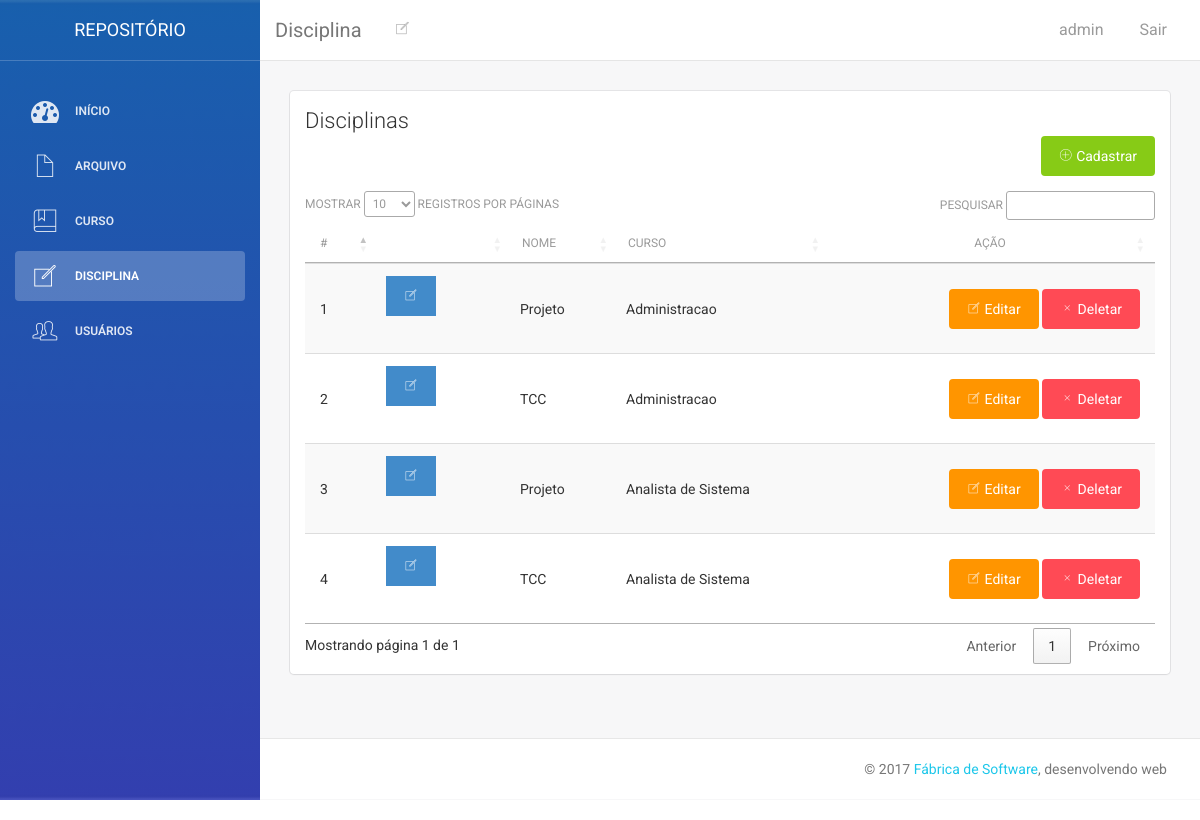
/app/view/admin/?pg=disciplina (signed in), run on the app's committed database.
### tables this page shows
CREATE TABLE IF NOT EXISTS `Usuario` (
  `idUsuario` INT(11) NOT NULL AUTO_INCREMENT,
  `login` VARCHAR(16) NOT NULL,
  `senha` VARCHAR(60) NOT NULL,
  `permissao` CHAR(1) NOT NULL,
  `status` CHAR(1) NOT NULL,
  PRIMARY KEY (`idUsuario`),
  UNIQUE INDEX `matricula_UNIQUE` (`login` ASC));

CREATE TABLE IF NOT EXISTS `Disciplina` (
  `idDisciplina` INT(11) NOT NULL AUTO_INCREMENT,
  `disciplina` VARCHAR(80) NOT NULL,
  `status` CHAR(1) NOT NULL,
  `Curso_idCurso` INT(11) NOT NULL,
  PRIMARY KEY (`idDisciplina`, `Curso_idCurso`),
  INDEX `fk_Disciplina_Curso1_idx` (`Curso_idCurso` ASC),
  CONSTRAINT `fk_Disciplina_Curso1`
    FOREIGN KEY (`Curso_idCurso`)
    REFERENCES `Curso` (`idCurso`)
    ON DELETE NO ACTION
    ON UPDATE NO ACTION);

CREATE TABLE IF NOT EXISTS `Curso` (
  `idCurso` INT(11) NOT NULL AUTO_INCREMENT,
  `curso` VARCHAR(45) NOT NULL,
  PRIMARY KEY (`idCurso`));

### app/view/admin/index.php (called while the page is built, shortened)
<?php include_once ("header.php"); ?>
    <?php
        if (empty($pg)) {
            include("home.php");
        }
        elseif (substr($pg, 0, 4) == 'http' or substr($pg, 0, 1) == "/" or substr($pg, 0, 1) == ".") {
            echo "<br><font face=arial size=11px><br><b>A pagina não existe.</b><br>Por favor selecione uma página a partir do menu principal.";
        }
        else {
            include("$pg.php");
        }
    ?>
<?php include_once ("footer.php"); ?>

### app/model/dao/UsuarioDAO.php (called while the page is built, shortened)
<?php
require_once '../../model/Conexao.class.php';
require_once '../../model/Usuario.class.php';
class UsuarioDAO {
    public function __construct() {
        $this->con = new Conexao();
        $this->pdo = $this->con->Connect();
    }
	public function buscarPorLogin($login) {
		$usuario = new Usuario();
		try {
			$sql = "SELECT * FROM Usuario WHERE login = :login;";
			$stmt = $this->pdo->prepare($sql);
			$stmt->bindValue(':login', $login);
			$stmt->execute();
			if($linha = $stmt->fetch(PDO::FETCH_ASSOC)){
				$usuario -> setIDUsuario($linha['idUsuario']);
				$usuario -> setLogin($linha['login']);
				$usuario -> setSenha($linha['senha']);
				$usuario -> setPermissao($linha['permissao']);
				$usuario -> setStatus($linha['status']);
				return $usuario;
			}
		}catch(PDOException $e){
			echo 'ERRO: '.$e->getMessage();
		}
		return null;
	}
}

### app/model/Conexao.class.php (called while the page is built, shortened)
<?php
class Conexao {
    public function Connect() {
        try {
            $this -> user = "root";
            $this -> pass = "";
            $this -> host = "localhost";
            $this -> base = "BD_FSW";
            $this -> file = "mysql:host=" . $this -> host . ";dbname=" . $this -> base;
            $this -> pdo = new PDO($this -> file, $this -> user, $this -> pass);
            $this -> pdo -> setAttribute(PDO::ATTR_ERRMODE, PDO::ERRMODE_EXCEPTION);
            $this -> pdo -> setAttribute(PDO::ATTR_EMULATE_PREPARES, false);
            $this -> pdo -> setAttribute(PDO::ATTR_PERSISTENT, true);
            return $this -> pdo;
        } catch(PDOException $ex) {
            echo "Erro no sistema" . $ex -> getMessage();
        }
    }
}
?>

### app/model/Usuario.class.php (called while the page is built, shortened)
<?php
class Usuario {
    private $login;
    function getLogin() {
        return $this->login;
    }
    function setLogin($login) {
        $this->login = $login;
    }
}

### app/model/dao/DisciplinaDAO.php (called while the page is built, shortened)
<?php
require_once '../../model/Conexao.class.php';
class DisciplinaDAO {
	public function __construct() {
        $this -> con = new Conexao() ;
        $this -> pdo = $this -> con -> Connect();
    }
	public function Listar(){
		$disc = array();
        try{
            $sql = "SELECT * FROM Disciplina AS d INNER JOIN Curso AS c ON d.Curso_idCurso = c.idCurso
					WHERE status = 'A'
					ORDER BY d.Curso_idCurso, d.disciplina;";
            $stmt = $this -> pdo -> prepare($sql);
            $stmt -> execute();
			$i = 0;
			while($linha = $stmt->fetch(PDO::FETCH_ASSOC)){
				$disc[$i] = new Disciplina();
				$disc[$i] -> setIDDisciplina($linha['idDisciplina']);
				$disc[$i] -> setDisciplina($linha['disciplina']);
				$disc[$i] -> setStatus($linha['status']);
				$disc[$i] -> setCurso_idCurso($linha['Curso_idCurso']);
				$disc[$i] -> setIDCurso($linha['idCurso']);
				$disc[$i] -> setCurso($linha['curso']);
				$i++;
			}
			return $disc;
        } catch (Exception $ex) {
            echo 'ERRO: ' . $ex ->getMessage();
        }
		return null;
    }
}
?>

### app/model/Disciplina.class.php (called while the page is built, shortened)
<?php
require_once 'Curso.class.php';
class Disciplina extends Curso{
	private $idDisciplina;
	private $disciplina;
	function getIDDisciplina() {
       return $this->idDisciplina;
   }
   function getDisciplina() {
       return $this->disciplina;
   }
   function setIDDisciplina($idDisciplina) {
       $this->idDisciplina = $idDisciplina;
   }
   function setDisciplina($disciplina) {
       $this->disciplina = $disciplina;
   }
}
?>

### app/model/Curso.class.php (called while the page is built, shortened)
<?php
class Curso {
	private $curso;
   function getCurso() {
       return $this->curso;
   }
   function setCurso($curso) {
       $this->curso = $curso;
   }
}
?>

### app/view/admin/disciplina.php (the view, shortened to what this page needs)
<?php
require_once('../../model/Disciplina.class.php');
require_once('../../model/dao/DisciplinaDAO.php');
$discDAO = new DisciplinaDAO();
$listaDisciplina = $discDAO->Listar();
?>
        <div class="content">
            <div class="container-fluid">
                <div class="row">
                    <div class="col-md-12 col-sm-12">
                        <div class="card">
                            <div class="header">
								<h4 class="title">Disciplinas</h4>
                                <div class="btn-group pull-right" role="group" aria-label="First group">
									<a href="?pg=adddisciplina"><button type="button" class="btn btn-success btn-fill"><i class="pe-7s-plus"></i> Cadastrar</button></a>
								</div>
                                <div class="clearfix"></div>
                            </div>
                            <div class="content table-responsive">
                                <table id="tabela_disciplina" class="table table-hover table-striped">
                                    <thead>
                                        <th>#</th>
										<th></th>
										<th>Nome</th>
										<th>Curso</th>
										<th><center>Ação</center></th>
                                    </thead>
                                    <tbody>
<?php
if(count($listaDisciplina) > 0){
	for($i = 0; $i < count($listaDisciplina); $i++){
?>
                                        <tr>
											<td><?php echo $i+1; ?></td>
                                        	<td>
												<div class="blockquote-box blockquote-primary clearfix">
													<div class="square pull-left">
														<i class="pe-7s-note"></i>
													</div>
												</div>
											</td>
											<td><?php echo $listaDisciplina[$i]->getDisciplina(); ?></td>
											<td><?php echo $listaDisciplina[$i]->getCurso(); ?></td>
											<td>
												<div class="btn-group pull-right" role="group" aria-label="First group">
													<a href="?pg=adddisciplina&a=e&id=<?php echo $listaDisciplina[$i]->getIDDisciplina(); ?>"><button type="button" class="btn btn-warning btn-fill">
														<i class="pe-7s-note"></i> Editar</button>
													</a>
													<a href="?pg=disciplina&id=<?php echo $listaDisciplina[$i]->getIDDisciplina(); ?>"><button type="button" class="btn btn-danger btn-fill">
														<i class="pe-7s-close"></i> Deletar</button>
													</a>
												</div>
											</td>
                                        </tr>
<?php
	}
}else{
?>
										<tr>
											<td colspan="5"><strong>Não possui informações existentes.</strong></td>
										</tr>
<?php
}
?>
                                    </tbody>
                                </table>
                            </div>
                        </div>
                    </div>
                </div>
            </div>
        </div>

### app/view/admin/header.php (shortened to what this page needs)
<?php
require_once('../../model/Usuario.class.php');
require_once('../../model/dao/UsuarioDAO.php');
	$loginDAO = new UsuarioDAO();
	$usuLogado = $loginDAO -> buscarPorLogin($_SESSION['admin']);
?>
<!doctype html>
<html lang="pt-br">
<head>
    <link href="assets/css/bootstrap.min.css" rel="stylesheet" />
	<link rel="stylesheet" href="assets/css/blockquote-box.css">
	<link rel="stylesheet" href="//code.jquery.com/ui/1.12.1/themes/base/jquery-ui.css">
	<link rel="stylesheet" href="//cdn.datatables.net/1.10.16/css/jquery.dataTables.min.css">
    <link href="assets/css/animate.min.css" rel="stylesheet"/>
    <link href="assets/css/light-bootstrap-dashboard.css" rel="stylesheet"/>
    <link href="assets/css/demo.css" rel="stylesheet" />
    <link href="http://maxcdn.bootstrapcdn.com/font-awesome/4.2.0/css/font-awesome.min.css" rel="stylesheet">
    <link href="assets/css/pe-icon-7-stroke.css" rel="stylesheet" />
</head>
<body>
<div class="wrapper">
    <div class="sidebar" data-color="blue" data-image="assets/img/sidebar-6.jpg">
    	<div class="sidebar-wrapper">
            <div class="logo">
                <a href="../admin/" class="simple-text">
                    Repositório
                </a>
            </div>
            <ul class="nav">
                <li class="<?php if(PAGINA == 'Início'){echo 'active';}?>">
                    <a href="../admin/">
                        <i class="fa fa-dashboard"></i>
                        <p>Início</p>
                    </a>
                </li>
                <li class="<?php if(PAGINA == 'Arquivo'){echo 'active';}?>">
                    <a href="?pg=arquivo">
                        <i class="pe-7s-file"></i>
                        <p>Arquivo</p>
                    </a>
                </li>
                <li class="<?php if(PAGINA == 'Curso'){echo 'active';}?>">
                    <a href="?pg=curso">
                        <i class="pe-7s-notebook"></i>
                        <p>Curso</p>
                    </a>
                </li>
				<li class="<?php if(PAGINA == 'Disciplina'){echo 'active';}?>">
                    <a href="?pg=disciplina">
                        <i class="pe-7s-note"></i>
                        <p>Disciplina</p>
                    </a>
                </li>
				<li class="<?php if(PAGINA == 'Usuário'){echo 'active';}?>">
                    <a href="?pg=usuario">
                        <i class="pe-7s-users"></i>
                        <p>Usuários</p>
                    </a>
                </li>
            </ul>
    	</div>
    </div>
    <div class="main-panel">
        <nav class="navbar navbar-default navbar-fixed">
            <div class="container-fluid">
                <div class="navbar-header">
                    <a class="navbar-brand" href="#"><?php echo PAGINA; ?></a>
                </div>
                <div class="collapse navbar-collapse">
                    <ul class="nav navbar-nav navbar-left">
                        <li>
                            <a href="#" class="dropdown-toggle" data-toggle="dropdown">
							<?php if(PAGINA == 'Início'){ ?>
                                <i class="fa fa-dashboard"></i>
							<?php }else{
									if(PAGINA == 'Arquivo'){ ?>
									<i class="pe-7s-file"></i>
									<?php }else{
											if(PAGINA == 'Curso'){ ?>
											<i class="pe-7s-notebook"></i>
											<?php }else{
													if(PAGINA == 'Disciplina'){?>
													<i class="pe-7s-note"></i>
													<?php }else{
															if(PAGINA == 'Usuário'){ ?>
															<i class="pe-7s-users"></i>
															<?php } ?>
													<?php } ?>
											<?php } ?>
									<?php } ?>
							<?php } ?>
                            </a>
                        </li>
                    </ul>
                    <ul class="nav navbar-nav navbar-right">
                        <li>
                           <a href="">
                               <?php echo $usuLogado -> getLogin(); ?>
                            </a>
                        </li>
                        <li>
                            <a href="../../logout.php">
                                Sair
                            </a>
                        </li>
                    </ul>
                </div>
            </div>
        </nav>

### app/view/admin/footer.php (shortened to what this page needs)
        <footer class="footer">
            <div class="container-fluid">
                <p class="copyright pull-right">
                    &copy; 2017 <a href="https://projecao.br/faculdade">Fábrica de Software</a>, desenvolvendo web
                </p>
            </div>
        </footer>
    </div>
</div>
</body>
</html>

### app/view/admin/assets/css/blockquote-box.css (style rules this page uses)
.blockquote-box { border-right:0 solid #E6E6E6;margin-bottom:25px }
.blockquote-box .square { width:50px;min-height:25px;margin-right:22px;text-align:center!important;background-color:#E6E6E6;padding:10px 0 }
.blockquote-box.blockquote-primary { border-color:#357EBD }
.blockquote-box.blockquote-primary .square { background-color:#428BCA;color:#FFF }

### data on the page
usuario: login "admin"
disciplina: disciplina "Projeto", Curso_idCurso.curso "Administracao"
disciplina: disciplina "TCC", Curso_idCurso.curso "Administracao"
disciplina: disciplina "Projeto", Curso_idCurso.curso "Analista de Sistema"
disciplina: disciplina "TCC", Curso_idCurso.curso "Analista de Sistema"

### other printed values
PAGINA "Disciplina"
